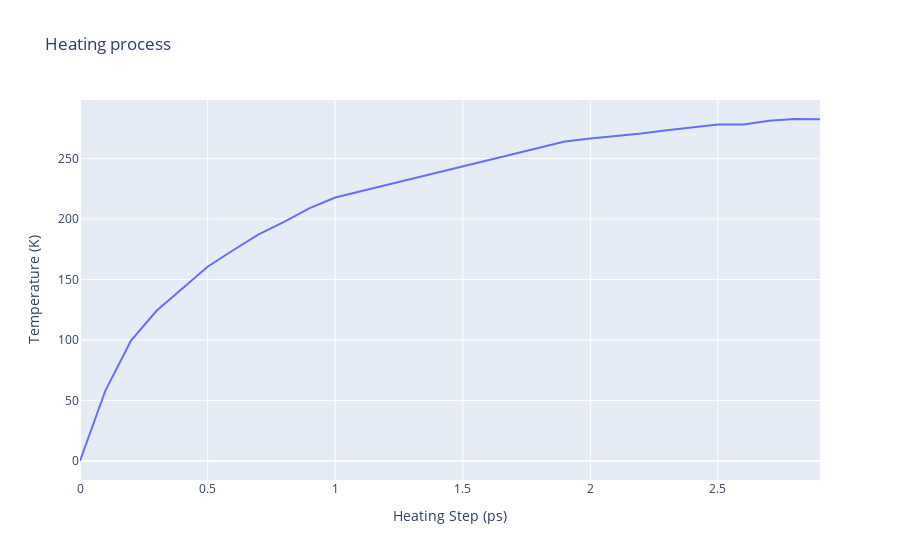

The code cell stored with this chart in its notebook:
### Code cell
output_dat_heat_path = 'sander.md.temp.dat'

with open(f"output/{output_dat_heat_path}",'r') as energy_file:
    x,y = map(
        list,
        zip(*[
            (float(line.split()[0]),float(line.split()[1]))
            for line in energy_file 
            if not line.startswith(("#","@")) 
            if float(line.split()[1]) < 1000 
        ])
    )

plotly.offline.init_notebook_mode(connected=True)

fig = {
    "data": [go.Scatter(x=x, y=y)],
    "layout": go.Layout(title="Heating process",
                        xaxis=dict(title = "Heating Step (ps)"),
                        yaxis=dict(title = "Temperature (K)")
                       )
}

plotly.offline.iplot(fig)

### Figure 1 — Plotly figure (JSON) as saved in the notebook; plotly's stock layout.template omitted (floating-point values rounded to 4 significant figures)
{"data": [{"type": "scatter", "x": [0, 0.1, 0.2, 0.3, 0.4, 0.5, 0.6, 0.7, 0.8, 0.9, 1, 1.9, 2, 2.1, 2.2, 2.3, 2.4, 2.5, 2.6, 2.7, 2.8, 2.9], "y": [0, 58.44, 99.51, 124.2, 142.4, 160.5, 174.1, 187.2, 197.6, 209.0, 217.7, 263.9, 266.4, 268.5, 270.7, 273.3, 275.8, 278.1, 278.0, 281.2, 282.6, 282.4]}], "layout": {"title": {"text": "Heating process"}, "xaxis": {"title": {"text": "Heating Step (ps)"}}, "yaxis": {"title": {"text": "Temperature (K)"}}}}
